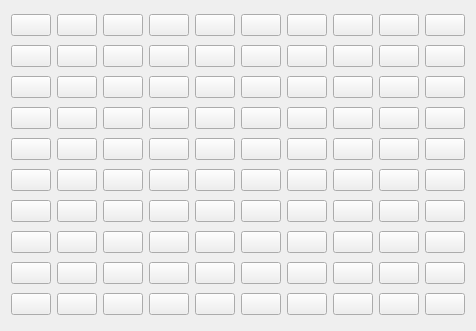
     <widget class="QWidget" name="layoutWidget">
      <property name="geometry">
       <rect>
        <x>10</x>
        <y>210</y>
        <width>431</width>
        <height>331</height>
       </rect>
      </property>
      <layout class="QGridLayout" name="gridLayout_roads">
       <item row="4" column="1">
        <widget class="QPushButton" name="but_4_1">
         <property name="text">
          <string/>
         </property>
        </widget>
       </item>
       <item row="8" column="3">
        <widget class="QPushButton" name="but_8_3">
         <property name="text">
          <string/>
         </property>
        </widget>
       </item>
       <item row="0" column="4">
        <widget class="QPushButton" name="but_0_4">
         <property name="text">
          <string/>
         </property>
        </widget>
       </item>
       <item row="5" column="6">
        <widget class="QPushButton" name="but_5_6">
         <property name="text">
          <string/>
         </property>
        </widget>
       </item>
       <item row="3" column="4">
        <widget class="QPushButton" name="but_3_4">
         <property name="text">
          <string/>
         </property>
        </widget>
       </item>
       <item row="7" column="0">
        <widget class="QPushButton" name="but_7_0">
         <property name="text">
          <string/>
         </property>
        </widget>
       </item>
       <item row="6" column="1">
        <widget class="QPushButton" name="but_6_1">
         <property name="text">
          <string/>
         </property>
        </widget>
       </item>
       <item row="4" column="9">
        <widget class="QPushButton" name="but_4_9">
         <property name="text">
          <string/>
         </property>
        </widget>
       </item>
       <item row="2" column="2">
        <widget class="QPushButton" name="but_2_2">
         <property name="text">
          <string/>
         </property>
        </widget>
       </item>
       <item row="8" column="2">
        <widget class="QPushButton" name="but_8_2">
         <property name="text">
          <string/>
         </property>
        </widget>
       </item>
       <item row="1" column="8">
        <widget class="QPushButton" name="but_1_8">
         <property name="text">
          <string/>
         </property>
        </widget>
       </item>
       <item row="7" column="7">
        <widget class="QPushButton" name="but_7_7">
         <property name="text">
          <string/>
         </property>
        </widget>
       </item>
       <item row="5" column="4">
        <widget class="QPushButton" name="but_5_4">
         <property name="text">
          <string/>
         </property>
        </widget>
       </item>
       <item row="1" column="9">
        <widget class="QPushButton" name="but_1_9">
         <property name="text">
          <string/>
         </property>
        </widget>
       </item>
       <item row="2" column="7">
        <widget class="QPushButton" name="but_2_7">
         <property name="text">
          <string/>
         </property>
        </widget>
       </item>
       <item row="3" column="5">
        <widget class="QPushButton" name="but_3_5">
         <property name="text">
          <string/>
         </property>
        </widget>
       </item>
       <item row="8" column="0">
        <widget class="QPushButton" name="but_8_0">
         <property name="text">
          <string/>
         </property>
        </widget>
       </item>
       <item row="0" column="7">
        <widget class="QPushButton" name="but_0_7">
         <property name="text">
          <string/>
         </property>
        </widget>
       </item>
       <item row="1" column="4">
        <widget class="QPushButton" name="but_1_4">
         <property name="text">
          <string/>
         </property>
        </widget>
       </item>
       <item row="5" column="0">
        <widget class="QPushButton" name="but_5_0">
         <property name="text">
          <string/>
         </property>
        </widget>
       </item>
       <item row="5" column="7">
        <widget class="QPushButton" name="but_5_7">
         <property name="text">
          <string/>
         </property>
        </widget>
       </item>
       <item row="9" column="3">
        <widget class="QPushButton" name="but_9_3">
         <property name="text">
          <string/>
         </property>
        </widget>
       </item>
       <item row="1" column="3">
        <widget class="QPushButton" name="but_1_3">
         <property name="text">
          <string/>
         </property>
        </widget>
       </item>
       <item row="6" column="7">
        <widget class="QPushButton" name="but_6_7">
         <property name="text">
          <string/>
         </property>
        </widget>
       </item>
       <item row="2" column="5">
        <widget class="QPushButton" name="but_2_5">
         <property name="text">
          <string/>
         </property>
        </widget>
       </item>
       <item row="9" column="5">
        <widget class="QPushButton" name="but_9_5">
         <property name="text">
          <string/>
         </property>
        </widget>
       </item>
       <item row="5" column="2">
        <widget class="QPushButton" name="but_5_2">
         <property name="text">
          <string/>
         </property>
        </widget>
       </item>
       <item row="8" column="7">
        <widget class="QPushButton" name="but_8_7">
         <property name="text">
          <string/>
         </property>
        </widget>
       </item>
       <item row="2" column="4">
        <widget class="QPushButton" name="but_2_4">
         <property name="text">
          <string/>
         </property>
        </widget>
       </item>
       <item row="8" column="5">
        <widget class="QPushButton" name="but_8_5">
         <property name="text">
          <string/>
         </property>
        </widget>
       </item>
       <item row="3" column="6">
        <widget class="QPushButton" name="but_3_6">
         <property name="text">
          <string/>
         </property>
        </widget>
       </item>
       <item row="5" column="1">
        <widget class="QPushButton" name="but_5_1">
         <property name="text">
          <string/>
         </property>
        </widget>
       </item>
       <item row="3" column="3">
        <widget class="QPushButton" name="but_3_3">
         <property name="text">
          <string/>
         </property>
        </widget>
       </item>
       <item row="3" column="2">
        <widget class="QPushButton" name="but_3_2">
         <property name="text">
          <string/>
         </property>
        </widget>
       </item>
       <item row="6" column="9">
        <widget class="QPushButton" name="but_6_9">
         <property name="text">
          <string/>
         </property>
        </widget>
       </item>
       <item row="4" column="3">
        <widget class="QPushButton" name="but_4_3">
         <property name="text">
          <string/>
         </property>
        </widget>
       </item>
       <item row="9" column="0">
        <widget class="QPushButton" name="but_9_0">
         <property name="text">
          <string/>
         </property>
        </widget>
       </item>
       <item row="2" column="1">
        <widget class="QPushButton" name="but_2_1">
         <property name="text">
          <string/>
         </property>
        </widget>
       </item>
       <item row="9" column="8">
        <widget class="QPushButton" name="but_9_8">
         <property name="text">
          <string/>
         </property>
        </widget>
       </item>
       <item row="2" column="3">
        <widget class="QPushButton" name="but_2_3">
         <property name="text">
          <string/>
         </property>
        </widget>
       </item>
       <item row="9" column="7">
        <widget class="QPushButton" name="but_9_7">
         <property name="text">
          <string/>
         </property>
        </widget>
       </item>
       <item row="8" column="6">
        <widget class="QPushButton" name="but_8_6">
         <property name="text">
          <string/>
         </property>
        </widget>
       </item>
       <item row="4" column="6">
        <widget class="QPushButton" name="but_4_6">
         <property name="text">
          <string/>
         </property>
        </widget>
       </item>
       <item row="3" column="9">
        <widget class="QPushButton" name="but_3_9">
         <property name="text">
          <string/>
         </property>
        </widget>
       </item>
       <item row="4" column="0">
        <widget class="QPushButton" name="but_4_0">
         <property name="text">
          <string/>
         </property>
        </widget>
       </item>
       <item row="3" column="8">
        <widget class="QPushButton" name="but_3_8">
         <property name="text">
          <string/>
         </property>
        </widget>
       </item>
       <item row="7" column="2">
        <widget class="QPushButton" name="but_7_2">
         <property name="text">
          <string/>
         </property>
        </widget>
       </item>
       <item row="5" column="9">
        <widget class="QPushButton" name="but_5_9">
         <property name="text">
          <string/>
         </property>
        </widget>
       </item>
       <item row="8" column="1">
        <widget class="QPushButton" name="but_8_1">
         <property name="text">
          <string/>
         </property>
        </widget>
       </item>
       <item row="7" column="3">
        <widget class="QPushButton" name="but_7_3">
         <property name="text">
          <string/>
         </property>
        </widget>
       </item>
       <item row="9" column="6">
        <widget class="QPushButton" name="but_9_6">
         <property name="text">
          <string/>
         </property>
        </widget>
       </item>
       <item row="2" column="0">
        <widget class="QPushButton" name="but_2_0">
         <property name="text">
          <string/>
         </property>
        </widget>
       </item>
       <item row="7" column="1">
        <widget class="QPushButton" name="but_7_1">
         <property name="text">
          <string/>
         </property>
        </widget>
       </item>
       <item row="4" column="5">
        <widget class="QPushButton" name="but_4_5">
         <property name="text">
          <string/>
         </property>
        </widget>
       </item>
       <item row="5" column="8">
        <widget class="QPushButton" name="but_5_8">
         <property name="text">
          <string/>
         </property>
        </widget>
       </item>
       <item row="0" column="9">
        <widget class="QPushButton" name="but_0_9">
         <property name="text">
          <string/>
         </property>
        </widget>
       </item>
       <item row="3" column="7">
        <widget class="QPushButton" name="but_3_7">
         <property name="text">
          <string/>
         </property>
        </widget>
       </item>
       <item row="5" column="3">
        <widget class="QPushButton" name="but_5_3">
         <property name="text">
          <string/>
         </property>
        </widget>
       </item>
       <item row="1" column="6">
        <widget class="QPushButton" name="but_1_6">
         <property name="text">
          <string/>
         </property>
        </widget>
       </item>
       <item row="1" column="0">
        <widget class="QPushButton" name="but_1_0">
         <property name="text">
          <string/>
         </property>
        </widget>
       </item>
       <item row="3" column="1">
        <widget class="QPushButton" name="but_3_1">
         <property name="text">
          <string/>
         </property>
        </widget>
       </item>
       <item row="6" column="8">
        <widget class="QPushButton" name="but_6_8">
         <property name="text">
          <string/>
         </property>
        </widget>
       </item>
       <item row="2" column="6">
        <widget class="QPushButton" name="but_2_6">
         <property name="text">
          <string/>
         </property>
        </widget>
       </item>
       <item row="0" column="5">
        <widget class="QPushButton" name="but_0_5">
         <property name="text">
          <string/>
         </property>
        </widget>
       </item>
       <item row="8" column="4">
        <widget class="QPushButton" name="but_8_4">
         <property name="text">
          <string/>
         </property>
        </widget>
       </item>
       <item row="7" column="9">
        <widget class="QPushButton" name="but_7_9">
         <property name="text">
          <string/>
         </property>
        </widget>
       </item>
       <item row="1" column="2">
        <widget class="QPushButton" name="but_1_2">
         <property name="text">
          <string/>
         </property>
        </widget>
       </item>
       <item row="4" column="7">
        <widget class="QPushButton" name="but_4_7">
         <property name="text">
          <string/>
         </property>
        </widget>
       </item>
       <item row="3" column="0">
        <widget class="QPushButton" name="but_3_0">
         <property name="text">
          <string/>
         </property>
        </widget>
       </item>
       <item row="4" column="2">
        <widget class="QPushButton" name="but_4_2">
         <property name="text">
          <string/>
         </property>
        </widget>
       </item>
       <item row="6" column="3">
        <widget class="QPushButton" name="but_6_3">
         <property name="text">
          <string/>
         </property>
        </widget>
       </item>
       <item row="7" column="5">
        <widget class="QPushButton" name="but_7_5">
         <property name="text">
          <string/>
         </property>
        </widget>
       </item>
       <item row="9" column="4">
        <widget class="QPushButton" name="but_9_4">
         <property name="text">
          <string/>
         </property>
        </widget>
       </item>
       <item row="1" column="1">
        <widget class="QPushButton" name="but_1_1">
         <property name="text">
          <string/>
         </property>
        </widget>
       </item>
       <item row="8" column="8">
        <widget class="QPushButton" name="but_8_8">
         <property name="text">
          <string/>
         </property>
        </widget>
       </item>
       <item row="2" column="8">
        <widget class="QPushButton" name="but_2_8">
         <property name="text">
          <string/>
         </property>
        </widget>
       </item>
       <item row="0" column="0">
        <widget class="QPushButton" name="but_0_0">
         <property name="text">
          <string/>
         </property>
         <property name="checkable">
          <bool>false</bool>
         </property>
         <property name="checked">
          <bool>false</bool>
         </property>
        </widget>
       </item>
       <item row="0" column="1">
        <widget class="QPushButton" name="but_0_1">
         <property name="text">
          <string/>
         </property>
        </widget>
       </item>
       <item row="7" column="6">
        <widget class="QPushButton" name="but_7_6">
         <property name="text">
          <string/>
         </property>
        </widget>
       </item>
       <item row="6" column="2">
        <widget class="QPushButton" name="but_6_2">
         <property name="text">
          <string/>
         </property>
        </widget>
       </item>
       <item row="8" column="9">
        <widget class="QPushButton" name="but_8_9">
         <property name="text">
          <string/>
         </property>
        </widget>
       </item>
       <item row="9" column="2">
        <widget class="QPushButton" name="but_9_2">
         <property name="text">
          <string/>
         </property>
        </widget>
       </item>
       <item row="0" column="8">
        <widget class="QPushButton" name="but_0_8">
         <property name="text">
          <string/>
         </property>
        </widget>
       </item>
       <item row="7" column="8">
        <widget class="QPushButton" name="but_7_8">
         <property name="text">
          <string/>
         </property>
        </widget>
       </item>
       <item row="4" column="8">
        <widget class="QPushButton" name="but_4_8">
         <property name="text">
          <string/>
         </property>
        </widget>
       </item>
       <item row="6" column="5">
        <widget class="QPushButton" name="but_6_5">
         <property name="text">
          <string/>
         </property>
        </widget>
       </item>
       <item row="2" column="9">
        <widget class="QPushButton" name="but_2_9">
         <property name="text">
          <string/>
         </property>
        </widget>
       </item>
       <item row="9" column="1">
        <widget class="QPushButton" name="but_9_1">
         <property name="text">
          <string/>
         </property>
        </widget>
       </item>
       <item row="4" column="4">
        <widget class="QPushButton" name="but_4_4">
         <property name="text">
          <string/>
         </property>
        </widget>
       </item>
       <item row="7" column="4">
        <widget class="QPushButton" name="but_7_4">
         <property name="text">
          <string/>
         </property>
        </widget>
       </item>
       <item row="6" column="0">
        <widget class="QPushButton" name="but_6_0">
         <property name="text">
          <string/>
         </property>
        </widget>
       </item>
       <item row="0" column="2">
        <widget class="QPushButton" name="but_0_2">
         <property name="text">
          <string/>
         </property>
        </widget>
       </item>
       <item row="1" column="5">
        <widget class="QPushButton" name="but_1_5">
         <property name="text">
          <string/>
         </property>
        </widget>
       </item>
       <item row="0" column="6">
        <widget class="QPushButton" name="but_0_6">
         <property name="text">
          <string/>
         </property>
        </widget>
       </item>
       <item row="9" column="9">
        <widget class="QPushButton" name="but_9_9">
         <property name="text">
          <string/>
         </property>
        </widget>
       </item>
       <item row="0" column="3">
        <widget class="QPushButton" name="but_0_3">
         <property name="text">
          <string/>
         </property>
        </widget>
       </item>
       <item row="6" column="4">
        <widget class="QPushButton" name="but_6_4">
         <property name="text">
          <string/>
         </property>
        </widget>
       </item>
       <item row="5" column="5">
        <widget class="QPushButton" name="but_5_5">
         <property name="text">
          <string/>
         </property>
        </widget>
       </item>
       <item row="1" column="7">
        <widget class="QPushButton" name="but_1_7">
         <property name="text">
          <string/>
         </property>
        </widget>
       </item>
       <item row="6" column="6">
        <widget class="QPushButton" name="but_6_6">
         <property name="text">
          <string/>
         </property>
        </widget>
       </item>
      </layout>
     </widget>
